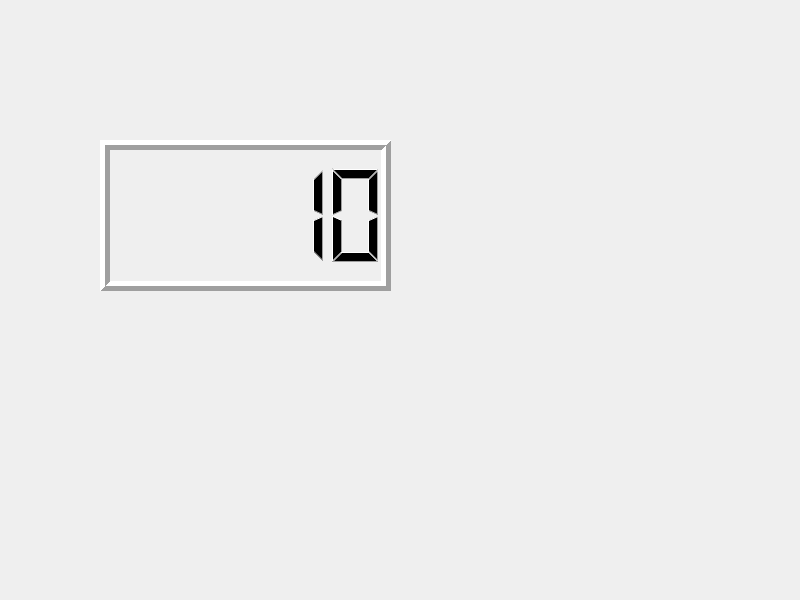
<?xml version="1.0" encoding="UTF-8"?>
<ui version="4.0">
 <class>Widget</class>
 <widget class="QWidget" name="Widget">
  <property name="geometry">
   <rect>
    <x>0</x>
    <y>0</y>
    <width>800</width>
    <height>600</height>
   </rect>
  </property>
  <property name="windowTitle">
   <string>Widget</string>
  </property>
  <widget class="QLCDNumber" name="lcdNumber">
   <property name="geometry">
    <rect>
     <x>100</x>
     <y>140</y>
     <width>291</width>
     <height>151</height>
    </rect>
   </property>
   <property name="lineWidth">
    <number>5</number>
   </property>
   <property name="intValue" stdset="0">
    <number>10</number>
   </property>
  </widget>
 </widget>
 <resources/>
 <connections/>
</ui>
